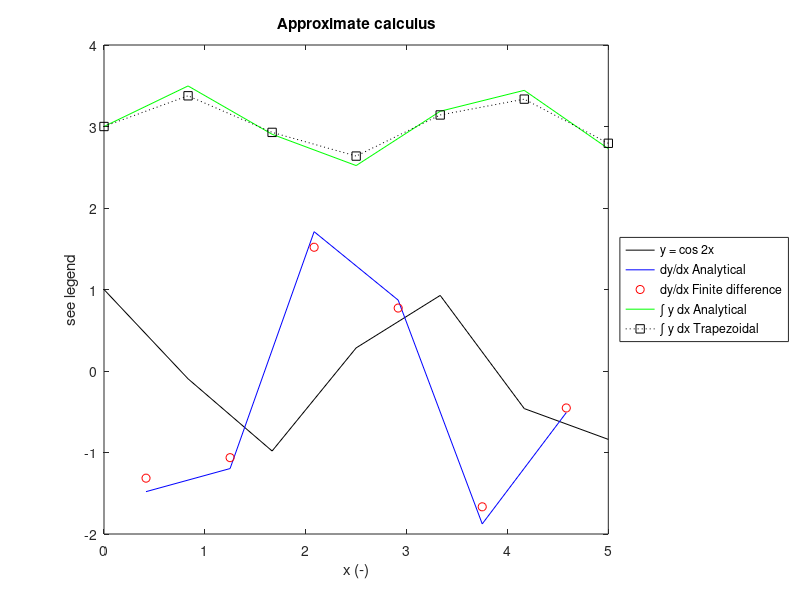

Write MATLAB code to recreate this figure.
%% MATLAB Notes: Session 4 - Approximate methods for differentiation and integration
%
% Simon Mathias
%
% Department of Engineering
%
% Durham University
%
% <https://samathiasuk.github.io/MATLABnotes/html/MATLABcontents.html Return to main contents page>
%
%% Learning outcomes
%
% At the end of the session you should be able to:
%
% * Describe how derivatives can be approximated using finite differences.
% * Approximate the derivative of a variable using |diff|.
% * Show how finite differences link with trapezoidal integration.
% * Approximate the integral of a variable using |cumtrapz|.
%
%% Finite differences
%
%
% The basic idea about finite differences is as follows:
%
% Consider a continuous function $y=f(x)$.
%
% Now consider a set of $N$ number of discrete points along the $x$ 
% axis $x=x_1,x_2,x_3,...,x_N$.
%
% The corresponding values of $y$ can be written as $y_1,y_2,y_3,...,y_N$.
%
% Understand that $y(x=x_1)=y_1$, $y(x=x_2)=y_2$ and so on.
%
% An approximation of the derivative
% of $y$ with respect to $x$ can be obtained as follows:
%
% $\displaystyle \left. \frac{dy}{dx} \right|_{x=x_{i-1/2}} \approx
% \frac{y_i-y_{i-1}}{x_i-x_{i-1}}$ where $i = 2,3,...,N$.     
%
% The value of the derivative corresponds to the location, $x=x_{i-1/2}$
% where $x_{i-1/2}=(x_i+x_{i-1})/2$.
%
% Note that calculus is often referred to as "infinitesimal
% calculus". The infinitesimal term refers to the focus on how $y$ 
% changes over infinitesimal distances. A definition of a
% derivative can be written as follows:
%
% $\displaystyle \lim_{x_i\rightarrow x_{i-1}}\left. \frac{dy}{dx}
% \right|_{x=x_{i-1/2}} =
% \frac{y_i-y_{i-1}}{x_i-x_{i-1}}$ 
% 
%% Approximating derivatives using finite differences
%
% Consider the trigonometric equation
%
% $y = \cos 2x$
%
% Differentiating with respect to $x$ gives
%
% $\displaystyle \frac{dy}{dx} = -2\sin 2x$
%
% Creat a new script file and type:
 
% Some examples demonstrating the principal of differentiation and 
% integration using finite  differences and trapezoidal integration, 
% respectively.
 
%%
% at the top and save in an appropriate place.
%
% First we will make a series of $N$ number of equally spaced points from zero to five
% using the |linspace| command (type "help linspace" in the Command Window
% to find out more). Following from this will calculate some corresponding
% values of $y$ (where $y=\cos 2x$).
 
%Define number of points for the discretisation of x
N=7;
x=linspace(0,5,N)
%Calculate corresponding values of y
y=cos(2*x)
 
%%
% Now we will estimate the derivative using finite differences. Note that
% you can use |end| in the code to automatically identify the number of
% elements for a given dimension of an array of concern.
 
%Calculate the change in x, i.e. x(i)-x(i-1)
dx=x(1,2:end)-x(1,1:end-1)
%Calculate the change in y, i.e. y(i)-y(i-1)
dy=y(1,2:end)-y(1,1:end-1)
%Estimate the derivative with respect to x using finite difference
dydxFD=dy./dx
 
%%
% Interestingly, we have only six values of the derivative although we started with seven
% points. It is important to realise that these derivatives do not
% correspond directly to the points:
%
% $x_1,x_2,x_3,...,x_N$
%
% Rather they correspond to a different set of points:
%
% $x_{2-1/2},x_{3-1/2},x_{4-1/2},...,x_{N-1/2}$
%
% of which there are only $(N-1)$ in number.
%
% As discussed earlier, it is possible to locate this latter set of points from
%
% $x_{i-1/2}=(x_i+x_{i-1})/2$, where $i=2,3,...,N-1$
%
% Add the following to your code:
 
%Calculate the locations at which the derivatives apply
xMP=(x(1,2:end)+x(1,1:end-1))/2
 
%%
% Recall that we know the derivative is, in this case, 
% $-2\sin 2x$. So lets compare:
 
%Calculate derivative analytically at the xMP points
dydz=-2*sin(2*xMP)
 
%%
% Now lets make a plot to compare our results graphically
 
%Plot results
figure(1)
clf
plot(x,y,'k',xMP,dydz,'b',xMP,dydxFD,'ro')
legend('y = cos 2x','dy/dx Analytical','dy/dx Finite difference')
xlabel('x (-)')
ylabel('see legend')
title('Approximate calculus')
 
%%
% The accuracy is quite poor because we are using only seven
% points for our discretisation. Try running your code again with 20
% points.
%
% Although using finite difference techniques to differentiate trigonometric
% functions seems slightly trivial, we are just using these as a
% demonstration. The main point to understand is that we can use similar
% code to approximate the derivative of any function of interest.
%
%% Approximating derivatives using the diff command
%
% The |diff| command is a MATLAB command, which can be used to perform the
% above analysis in a computationally more efficient manner. Type "help
% diff" in the command window to find out more.
%
% Note that |diff(X,N,DIM)|, where |X| is the name of the array to be differenced, |N| is the number
% of times the array us to be differences, and |DIM| is the dimension of
% the array along which the differencing is to take place.
%
% To aid our demonstration of |diff|, type the following 2D array in the command window:
 
A=[1 6 5 4 3 2; 5 6 4 4 2 1; 7 8 5 1 1 2]
 
%%
% Now we are going to look at the difference between each column
 
A(:,2:end)-A(:,1:end-1)
 
%%
% The |diff| command can be used to do exactly the same thing by typing:
 
diff(A,1,2)
 
%%
% If instead we wanted to look at the difference between each row, we would
% type:
 
diff(A,1,1)
 
%%
% If we wanted to look at the difference of each difference between each
% row, we would type:
 
diff(A,2,1)
 
%%
% Go back to your script file that you created and add the following code
 
dydxFD=diff(y,1,2)./diff(x,1,2)
 
%%
% Above we have calculated the derivative in one line. Note that the |1|, 
% in the |diff| argument, is
% because we are only taking one difference and the |2| is because we want
% to difference the columns as opposed to the rows. Recall that |x| and
% |y| are row vectors.
 
%% Trapezoidal rule and its relation to finite difference
%
% Recall that integration is the reverse of differentiation. Whereas
% differentiation corresponds to finding the gradient of a line on a graph,
% integration corresponds to finding the area under a line.
%
% A simple way to approximate an integral is to apply the so-called
% trapezoidal rule. Click on this  link
% http://mathworld.wolfram.com/TrapezoidalRule.html
% TrapezoidalRule for an illustration.
%
% Recalling that integration is the reverse of differentiation. Consider
% again the finite difference approximation
%
% $\displaystyle \left. \frac{dy}{dx} \right|_{x=x_{i-1/2}} \approx
% \frac{y_i-y_{i-1}}{x_i-x_{i-1}}$ where $i = 2,3,...,N$
%
% For convenience, let us say $dy/dx=J$ such that
%
% $\displaystyle J_{i-1/2} \approx
% \frac{y_i-y_{i-1}}{x_i-x_{i-1}}$
%
% It can also be said
%
% $\displaystyle y=\int J dx$
%
% Rearranging the finite difference equation above such that $y_i$ is the
% subject of the formula we get
%
% $y_i \approx J_{i-1/2}(x_i-x_{i-1})+y_{i-1}$
%
% In the same way that $x_{i-1/2}=(x_i+x_{i-1})/2$, it can also be said
% that $J_{i-1/2}=(J_i+J_{i-1})/2$, from which it can be seen 
%
% $\displaystyle y_i \approx \left(\frac{J_{i}+J_{i-1}}{2}\right)(x_i-x_{i-1})+y_{i-1}$
%
% which is essentially a mathematical expression of the trapezoidal rule.
 
%% Approximating integrals using the trapezoidal rule
%
% Consider again the trigonometric equation
%
% $y = \cos 2x$
%
% Integrating with respect to $x$ gives
%
% $\displaystyle F = \int y dx = \frac{1}{2}\sin 2x + C$
% 
% where $C$ is an integration constant.
%
% Let us now impose the constraint that $F=3$ when $x =0$. It
% follows that $C = 3$. Therefore 
%
% $\displaystyle F = 3+\frac{1}{2}\sin 2 x$
%
% We now wish to approximate $F$ using the trapezoidal rule.
%
% From the previous discussion we can say that
%
% $\displaystyle F_i \approx \left(\frac{y_{i}+y_{i-1}}{2}\right)(x_i-x_{i-1})+F_{i-1}$
%
% To explore this further let us add the following code to our script file:
 
%Initialise a vector of zeros called Ftrapz
Ftrapz=zeros(1,N);
%Estimate the integral of y with respect to x using the trapezoidal rule
for i=2:N
    Ftrapz(1,i)=(y(1,i)+y(1,i-1))/2*(x(1,i)-x(1,i-1))+Ftrapz(1,i-1);
end
%Display result in the command window
disp(Ftrapz)
 
%%
% Now lets add some code to compare the result to the analytical solution:
 
%Calculate values F using the analytical function from notes
F=3+sin(2*x)/2
 
%%
% Note that we also need to apply our constraint $ F(x=0)=3 $ to the trapezoidal
% integration result. This can be done as follows:
 
%Apply constraint to trapezoidal integration
Ftrapz=Ftrapz-Ftrapz(1,1)+3
 
%%
% What we have done is subtracted the first value of |Ftrapz|, which 
% corresponds to $x = 0$ in this case, from all the values of |F|. We
% have then added on the correct value at $x = 0$, which according to
% our constraint, is 3.
 
%Plot results
figure(1)
hold on %Plot new results in figure(1) alongside previous results
plot(x,F,'g',x,Ftrapz,'k:s')
legend('y = cos 2x','dy/dx Analytical','dy/dx Finite difference',...
    '\int y dx Analytical','\int y dx Trapezoidal')
legend('location','eastoutside')
 
%% Approximating integrals using the cumtrapz command
%
% The |cumtrapz| command is a MATLAB command, which can be used to perform
% exactly the same analysis above in a computationally more efficient manner. Type "help
% cumtrapz" in the command window to find out more.
%
% Note that |cumtrapz(X,Y,DIM)|, where |X| is the name of the array to be 
% integrated with respect to, |Y| is the array to be integrated, and |DIM| is the dimension of
% the array along which the integrating is to take place.
%
% Add the following code to your script file to repeat the integration
% using |cumtrapz|:
 
%Use cumtrapz to integrate y with respect to x
Fcumtrapz=cumtrapz(x,y,2);
%Apply constraint
Fcumtrapz=Fcumtrapz-Fcumtrapz(1,1)+3
 
%% Classroom assignment
%
% Make a new script file and write a subfunction to both differentiate and
% integrate a given set of dependent and independent variables using |diff| 
% and |cumtrapz| (if one differentiates $y$ with respect to $x$,
% $y$ and $x$ are known as the dependent and independent variables,
% respectively).
%
% Then write some additional script to use your subfunction to 
% both differentiate and integrate the following
% functions  for $0 < x < 2$:
%
% 1) $y = 5x^2 + 2x +2$
%
% 2) $y = e^x$
%
% 3) $y = (1+x^2)^{-1}$
%
% For each equation apply a constraint such that the integrals all equal 1
% when $x = 0$.
%
% Write further code to plot your results appropriately on a single
% figure with three subplots. Compare your results with analytical results
% where possible. You may find www.wolframalpha.com useful in this respect.
% 
% An example MATLAB code, containing all of the instructions requested
% above, is given in <https://github.com/samathiasuk/MATLABnotes/blob/main/MATLABsession4_Assignment.m MATLABsession4_Assignment.m>.
 
 


